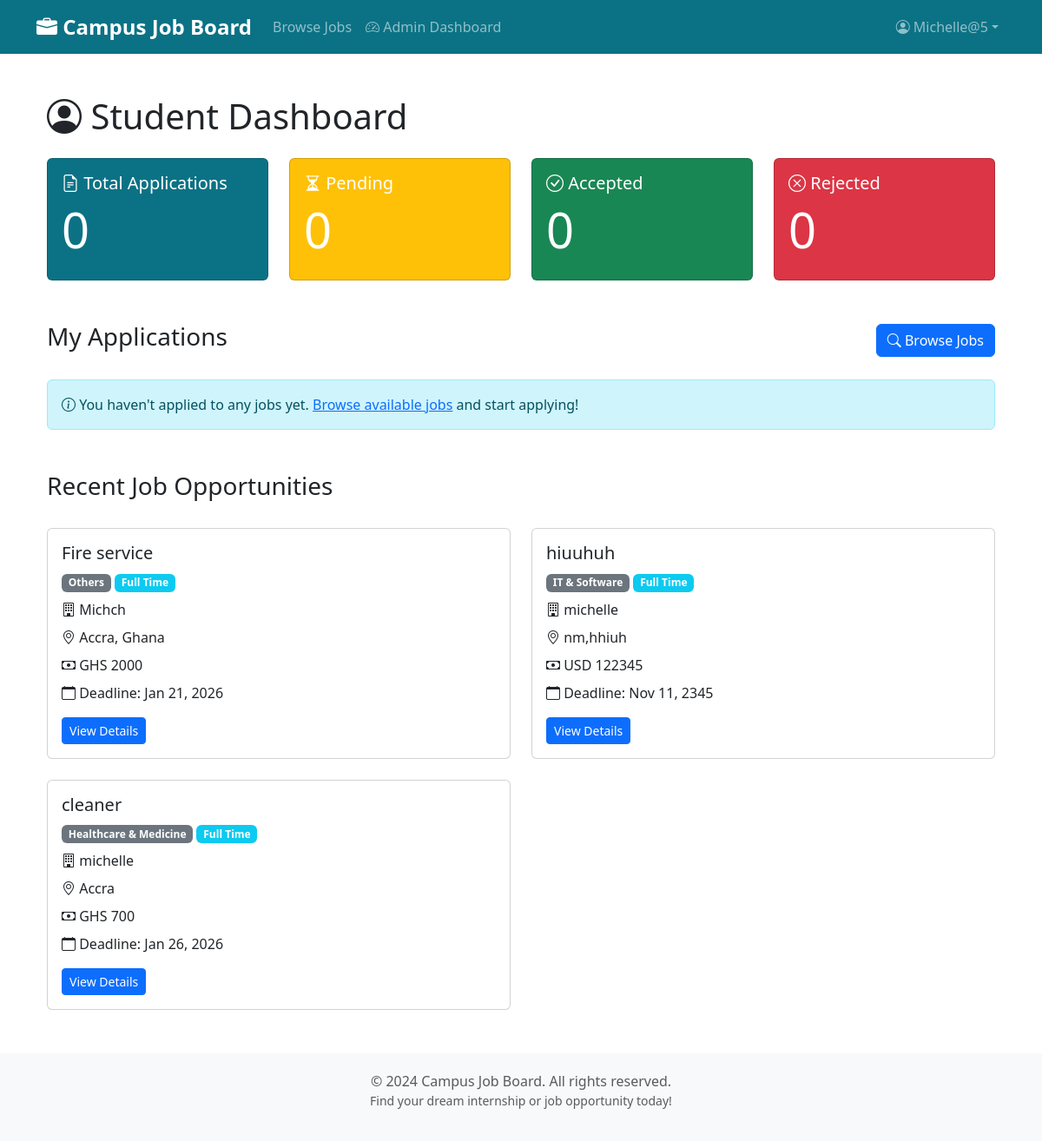
Screenshot of /dashboards/student/ (signed in) with the database file from the repository.
### users/models.py (models this page shows, shortened)
class CustomUser(AbstractUser):
    is_company = models.BooleanField(
        default=False,
        help_text="Designates whether this user is a company/employer")
    id_document = models.FileField(
        upload_to='user_ids/',
        null=True,
        blank=True,
        help_text='Upload an identification document (image or PDF) for verification')
    institution = models.CharField(
        max_length=255,
        help_text='Enter your school or company name for verification',
        null=True,
        blank=True
    )
    PENDING = 'P'
    VERIFIED = 'V'
    REJECTED = 'R'
    VERIFICATION_STATUS_CHOICES = [
        (PENDING, 'Pending'),
        (VERIFIED, 'Verified'),
        (REJECTED, 'Rejected'),
    ]
    verification_status = models.CharField(
        max_length=1,
        choices=VERIFICATION_STATUS_CHOICES,
        default=PENDING,
        help_text='Status of identity verification')

### jobs/models.py (models this page shows, shortened)
class JobPost(models.Model):
    FULL_TIME = 'FT'
    PART_TIME = 'PT'
    INTERNSHIP = 'INT'
    CONTRACT = 'CON'
    JOB_TYPE_CHOICES = [
        (FULL_TIME, 'Full Time'),
        (PART_TIME, 'Part Time'),
        (INTERNSHIP, 'Internship'),
        (CONTRACT, 'Contract'),
    ]
    IT = 'IT'
    MARKETING = 'MKT'
    FINANCE = 'FIN'
    SALES = 'SLS'
    HR = 'HR'
    ENGINEERING = 'ENG'
    EDUCATION = 'EDU'
    HEALTHCARE = 'HLT'
    MEDIA = 'MED'
    LAW = 'LAW'
    CONSTRUCTION = 'CON'
    CUSTOMER_SERVICE = 'CS'
    ARCHITECTURE = 'ARC'
    ACCOUNTING = 'ACC'
    OTHER = 'OTH'
    CATEGORY_CHOICES = [
        (IT, 'IT & Software'),
        (FINANCE, 'Finance & Accounting'),
        (ACCOUNTING, 'Accounting'),
        (MARKETING, 'Marketing & Sales'),
        (SALES, 'Sales'),
        (EDUCATION, 'Education & Training'),
        (ENGINEERING, 'Engineering'),
        (ARCHITECTURE, 'Architecture'),
        (HEALTHCARE, 'Healthcare & Medicine'),
        (MEDIA, 'Media & Design'),
        (HR, 'Human Resources'),
        (LAW, 'Law & Administration'),
        (CONSTRUCTION, 'Construction & Real Estate'),
        (CUSTOMER_SERVICE, 'Customer Service'),
        (OTHER, 'Others'),
    ]
    CURRENCY_CHOICES = [
        ('USD', 'USD - US Dollar'),
        ('GHS', 'GHS - Ghanaian Cedi'),
        ('EUR', 'EUR - Euro'),
        ('GBP', 'GBP - British Pound'),
        ('NGN', 'NGN - Nigerian Naira'),
        ('KES', 'KES - Kenyan Shilling'),
        ('ZAR', 'ZAR - South African Rand'),
        ('CAD', 'CAD - Canadian Dollar'),
        ('AUD', 'AUD - Australian Dollar'),
    ]
    title = models.CharField(max_length=200)
    company = models.ForeignKey(settings.AUTH_USER_MODEL,
                                on_delete=models.CASCADE,
                                limit_choices_to={'is_company': True},
                                related_name='job_posts')
    description = models.TextField(help_text="Detailed job description")
    requirements = models.TextField(
        help_text="Required qualifications and skills")
    location = models.CharField(max_length=200)
    category = models.CharField(max_length=3,
                                choices=CATEGORY_CHOICES,
                                default=IT)
    job_type = models.CharField(max_length=3,
                                choices=JOB_TYPE_CHOICES,
                                default=FULL_TIME)
    date_posted = models.DateTimeField(default=timezone.now)
    deadline = models.DateField(help_text="Application deadline")
    salary = models.DecimalField(max_digits=10,
                                 decimal_places=2,
                                 null=True,
                                 blank=True,
                                 help_text="Salary range (optional)")
    currency = models.CharField(max_length=3,
                                choices=CURRENCY_CHOICES,
                                default='USD',
                                help_text="Currency for salary")
    image = models.ImageField(
        upload_to='job_images/',
        null=True,
        blank=True,
        help_text="Optional image for the job posting")
    is_approved = models.BooleanField(
        default=False, help_text="Whether this job post is approved by admin")
    class Meta:
        ordering = ['-date_posted']
        indexes = [
            models.Index(fields=['-date_posted']),
            models.Index(fields=['category']),
            models.Index(fields=['job_type']),
        ]

### jobs/views.py (the view)
@login_required
def student_dashboard(request):
    if request.user.is_company:
        messages.warning(request, "Students only.")
        return redirect('jobs:job_list')
    applications = Application.objects.filter(
        applicant=request.user).select_related('job').order_by('-date_applied')
    total_applications = applications.count()
    pending = applications.filter(status='P').count()
    accepted = applications.filter(status='A').count()
    rejected = applications.filter(status='R').count()
    recent_jobs = JobPost.objects.filter(
        is_approved=True).order_by('-date_posted')[:5]
    context = {
        'applications': applications[:5],
        'total_applications': total_applications,
        'pending': pending,
        'accepted': accepted,
        'rejected': rejected,
        'recent_jobs': recent_jobs,
    }
    try:
        Application.objects.filter(applicant=request.user,
                                   applicant_unread=True).update(
            applicant_unread=False)
    except Exception:
        pass
    return render(request, 'jobs/student_dashboard.html', context)

### jobs/context_processors.py (called while the page is built)
def notification_counts(request):
    company_unread = 0
    applicant_unread = 0
    user = getattr(request, 'user', None)
    if user and user.is_authenticated:
        try:
            if getattr(user, 'is_company', False):
                company_unread = Application.objects.filter(
                    job__company=user, company_unread=True).count()
            else:
                applicant_unread = Application.objects.filter(
                    applicant=user, applicant_unread=True).count()
        except Exception:
            company_unread = 0
            applicant_unread = 0
    return {
        'company_unread_count': company_unread,
        'applicant_unread_count': applicant_unread,
    }

### jobs/templates/jobs/student_dashboard.html (shortened to what this page needs)
{% extends 'base.html' %}
{% load static %}
{% block content %}
<div class="container my-5">
    <h1 class="mb-4"><i class="bi bi-person-circle"></i> Student Dashboard</h1>
    <div class="row g-4 mb-5">
        <div class="col-md-3">
            <div class="card bg-primary text-white h-100">
                <div class="card-body">
                    <h5 class="card-title"><i class="bi bi-file-earmark-text"></i> Total Applications</h5>
                    <h2 class="display-4">{{ total_applications }}</h2>
                </div>
            </div>
        </div>
        <div class="col-md-3">
            <div class="card bg-warning text-white h-100">
                <div class="card-body">
                    <h5 class="card-title"><i class="bi bi-hourglass-split"></i> Pending</h5>
                    <h2 class="display-4">{{ pending }}</h2>
                </div>
            </div>
        </div>
        <div class="col-md-3">
            <div class="card bg-success text-white h-100">
                <div class="card-body">
                    <h5 class="card-title"><i class="bi bi-check-circle"></i> Accepted</h5>
                    <h2 class="display-4">{{ accepted }}</h2>
                </div>
            </div>
        </div>
        <div class="col-md-3">
            <div class="card bg-danger text-white h-100">
                <div class="card-body">
                    <h5 class="card-title"><i class="bi bi-x-circle"></i> Rejected</h5>
                    <h2 class="display-4">{{ rejected }}</h2>
                </div>
            </div>
        </div>
    </div>
    <div class="row g-4 mb-4">
        <div class="col-md-12">
            <div class="d-flex justify-content-between align-items-center">
                <h3>My Applications</h3>
                <a href="{% url 'jobs:job_list' %}" class="btn btn-primary">
                    <i class="bi bi-search"></i> Browse Jobs
                </a>
            </div>
        </div>
    </div>
    {% if applications %}
    <div class="card mb-5">
        <div class="card-body">
            <div class="table-responsive">
                <table class="table table-striped">
                    <thead>
                        <tr>
                            <th>Job Title</th>
                            <th>Company</th>
                            <th>Applied</th>
                            <th>Status</th>
                            <th>Actions</th>
                        </tr>
                    </thead>
                    <tbody>
                        {% for app in applications %}
                        <tr>
                            <td><a href="{% url 'jobs:job_detail' app.job.pk %}">{{ app.job.title }}</a></td>
                            <td>{{ app.job.company.username }}</td>
                            <td>{{ app.date_applied|date:"M d, Y" }}</td>
                            <td>
                                {% if app.status == 'P' %}
                                <span class="badge bg-warning">Pending</span>
                                {% elif app.status == 'A' %}
                                <span class="badge bg-success">Accepted</span>
                                {% else %}
                                <span class="badge bg-danger">Rejected</span>
                                {% endif %}
                            </td>
                            <td>
                                <a href="{% url 'jobs:job_detail' app.job.pk %}" class="btn btn-sm btn-outline-primary">View Job</a>
                            </td>
                        </tr>
                        {% endfor %}
                    </tbody>
                </table>
            </div>
        </div>
    </div>
    <div class="text-center mb-5">
        <a href="{% url 'jobs:my_applications' %}" class="btn btn-outline-primary">View All Applications</a>
    </div>
    {% else %}
    <div class="alert alert-info mb-5">
        <i class="bi bi-info-circle"></i> You haven't applied to any jobs yet. <a href="{% url 'jobs:job_list' %}">Browse available jobs</a> and start applying!
    </div>
    {% endif %}
    <div class="row g-4">
        <div class="col-md-12">
            <h3>Recent Job Opportunities</h3>
        </div>
        {% if recent_jobs %}
        {% for job in recent_jobs %}
        <div class="col-md-6">
            <div class="card">
                <div class="card-body">
                    <h5 class="card-title">{{ job.title }}</h5>
                    <p class="text-muted mb-2">
                        <span class="badge bg-secondary">{{ job.get_category_display }}</span>
                        <span class="badge bg-info">{{ job.get_job_type_display }}</span>
                    </p>
                    <p class="mb-2"><i class="bi bi-building"></i> {{ job.company.username }}</p>
                    <p class="mb-2"><i class="bi bi-geo-alt"></i> {{ job.location }}</p>
                    {% if job.salary %}
                    <p class="mb-2"><i class="bi bi-cash"></i> {{ job.currency }} {{ job.salary|floatformat:0 }}</p>
                    {% endif %}
                    <p class="mb-3"><i class="bi bi-calendar"></i> Deadline: {{ job.deadline|date:"M d, Y" }}</p>
                    <a href="{% url 'jobs:job_detail' job.pk %}" class="btn btn-sm btn-primary">View Details</a>
                </div>
            </div>
        </div>
        {% endfor %}
        {% else %}
        <div class="col-md-12">
            <div class="alert alert-secondary">No recent jobs available.</div>
        </div>
        {% endif %}
    </div>
</div>
{% endblock %}

### templates/base.html (shortened to what this page needs)
<!DOCTYPE html>
<html lang="en">
<head>
    <link href="https://cdn.jsdelivr.net/npm/bootstrap@5.3.0/dist/css/bootstrap.min.css" rel="stylesheet">
    <link rel="stylesheet" href="https://cdn.jsdelivr.net/npm/bootstrap-icons@1.10.0/font/bootstrap-icons.css">
</head>
<body>
    <nav class="navbar navbar-expand-lg navbar-dark bg-primary">
        <div class="container">
            <a class="navbar-brand" href="{% url 'jobs:job_list' %}">
                <i class="bi bi-briefcase-fill"></i> Campus Job Board
            </a>
            <div class="collapse navbar-collapse" id="navbarNav">
                <ul class="navbar-nav me-auto">
                    <li class="nav-item">
                        <a class="nav-link" href="{% url 'jobs:job_list' %}">Browse Jobs</a>
                    </li>
                    {% if user.is_authenticated %}
                    {% if user.is_superuser %}
                    <li class="nav-item">
                        <a class="nav-link" href="{% url 'jobs:admin_dashboard' %}">
                            <i class="bi bi-speedometer2"></i> Admin Dashboard
                        </a>
                    </li>
                    {% endif %}
                    {% endif %}
                </ul>
                <ul class="navbar-nav">
                    {% if user.is_authenticated %}
                    <li class="nav-item dropdown">
                        <a class="nav-link dropdown-toggle d-flex align-items-center" href="#" role="button" data-bs-toggle="dropdown">
                            <i class="bi bi-person-circle me-1"></i> {{ user.username }}
                        </a>
                    </li>
                    {% endif %}
                </ul>
            </div>
        </div>
    </nav>
    <main class="container my-5">
        {% block content %}
        {% endblock %}
    </main>
    <footer class="text-center text-muted">
        <div class="container">
            <p class="mb-0">&copy; 2024 Campus Job Board. All rights reserved.</p>
            <p class="small">Find your dream internship or job opportunity today!</p>
        </div>
    </footer>
</body>
</html>

### templates/base.html (style rules this page uses)
:root { --bs-primary: #0b7285; --bs-primary-rgb: 11,114,133; }
.navbar-brand { font-weight: bold; font-size: 1.5rem; }
footer { margin-top: 50px; padding: 20px 0; background-color: #f8f9fa; }

### rows the page displays
CustomUser: username "Michelle@5"
JobPost: title "Fire service", category "Others", job_type "Full Time", company.username "Michch", location "Accra, Ghana", currency "GHS", salary "2000", deadline "Jan 21, 2026"
JobPost: title "hiuuhuh", category "IT & Software", job_type "Full Time", company.username "michelle", location "nm,hhiuh", currency "USD", salary "122345", deadline "Nov 11, 2345"
JobPost: title "cleaner", category "Healthcare & Medicine", job_type "Full Time", company.username "michelle", location "Accra", currency "GHS", salary "700", deadline "Jan 26, 2026"

### other values shown
{{ total_applications }} "0"
{{ pending }} "0"
{{ accepted }} "0"
{{ rejected }} "0"
